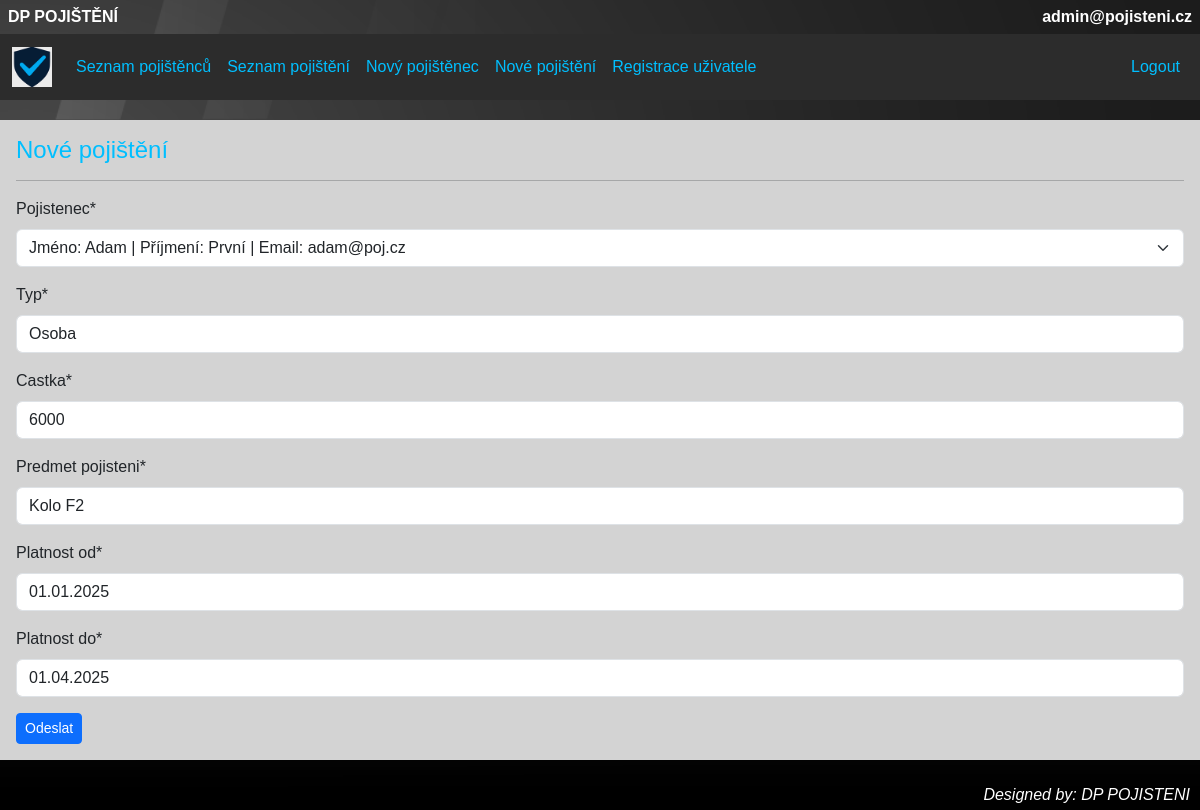
Page /pojistenci/8/edit_pojisteni/ (signed in) on the earlier database version.
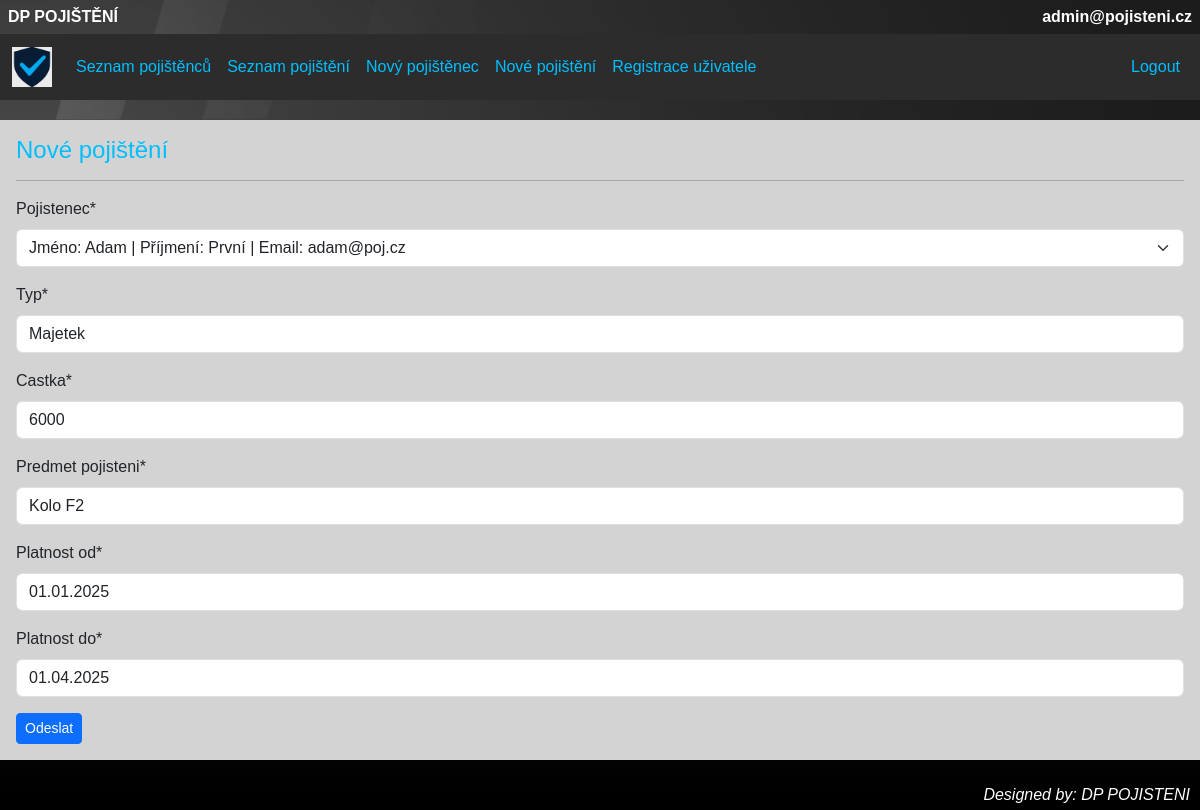
Same page on the later database version.
### pojistenci/models.py (models this page shows, shortened)
class Pojisteni(models.Model):
    pojistenec = models.ForeignKey(Pojistenec, on_delete=models.CASCADE)
    typ = models.CharField(max_length=100, validators=[alphanum_space_dash_validator, min_length_validator, max_length_validator])
    castka = models.IntegerField(validators=[castka_min_validator, castka_max_validator])
    predmet_pojisteni = models.CharField(max_length=100, validators=[alphanum_space_dash_validator, min_length_validator, max_length_validator])
    platnost_od = models.DateField()
    platnost_do = models.DateField()
    class Meta:
        verbose_name = "Pojištění"
        verbose_name_plural = "Pojištění"

### pojistenci/views.py (the view, shortened to what this page needs)
# urls.py: path("<int:pk>/edit_pojisteni/", views.EditPojisteni.as_view(), name="edit_pojisteni"),
class EditPojisteni(LoginRequiredMixin, generic.edit.CreateView):
    form_class = PojisteniForm
    template_name = "pojistenci/vytvor_pojisteni.html"
    def get(self, request, pk):
        if not request.user.is_authenticated:
            messages.info(request, "Musíš se nejdříve přihlášit.")
            return redirect("login")
        if not request.user.is_admin:
            messages.info(request, "Nemáš práva pro úpravu pojištění.")
            return redirect("pojisteni_index")
        try:
            pojisteni = Pojisteni.objects.get(pk=pk)
        except:
            messages.error(request, "Toto pojištění neexistuje!")
            return redirect("pojisteni_index")
        form = self.form_class(instance=pojisteni)
        return render(request, self.template_name, {"form": form})

### pojistenci/forms.py
class PojisteniForm(forms.ModelForm):
    class Meta:
        model = Pojisteni
        fields = ["pojistenec", "typ", "castka", "predmet_pojisteni", "platnost_od", "platnost_do"]
        error_messages = {
            'platnost_od': {
                'invalid': "Neplatný formát data. Použijte RRRR-MM-DD, například 2025-06-29.",
            },
            'platnost_do': {
                'invalid': "Neplatný formát data. Použijte RRRR-MM-DD, například 2025-06-29.",
            }
        }

### pojistenci/models.py (called while the page is built)
    def __str__(self):
        return "Jméno: {0} | Příjmení: {1} | Email: {2}".format(self.jmeno, self.prijmeni, self.email)

### pojistenci/templates/pojistenci/vytvor_pojisteni.html (shortened to what this page needs)
{% extends "base.html" %}
{% load crispy_forms_tags %}
{% block content %}
<h4>Nové pojištění</h4>
<hr>
<form method="POST">
    {{ form|crispy }}
           <button type="submit" class="btn btn-sm btn-primary btn-block">Odeslat</button>
</form>
{% endblock %}

Differences in the rows shown:
changed Pojisteni "Jméno: Adam | Příjmení: První | Email: adam@poj.cz": typ "Osoba" → "Majetek"
